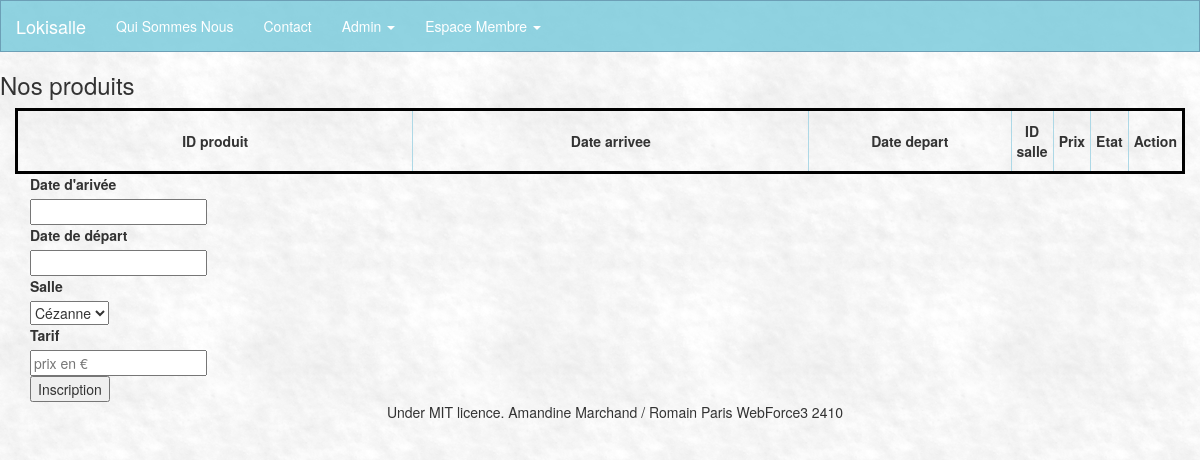
Page /admin/index.php?page=gestionProduit on the earlier database version.
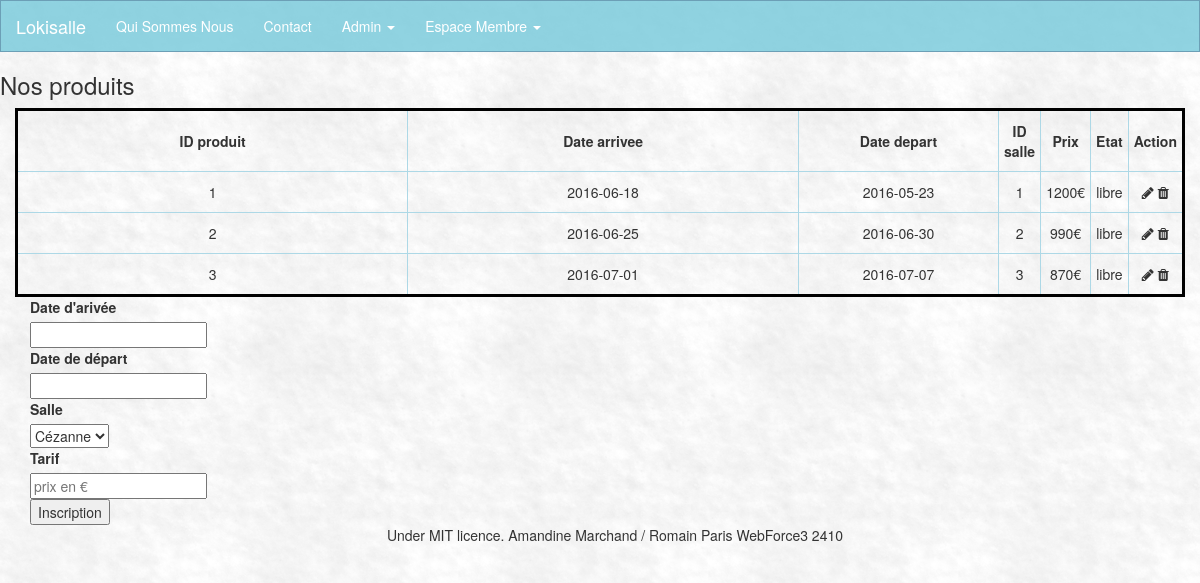
Same page on the later database version.
### tables this page shows
CREATE TABLE `produit` (
  `id_produit` int(3) NOT NULL,
  `id_salle` int(3) NOT NULL,
  `date_arrivee` date NOT NULL,
  `date_depart` date NOT NULL,
  `prix` int(3) NOT NULL,
  `etat` enum('libre','reservation','','') NOT NULL
);

### inc/functions.inc.php (the view, shortened to what this page needs)
<?php
function getProduits() {
	global $connexion;
	$sql="SELECT * FROM salle INNER JOIN produit ON salle.id_salle=produit.id_salle";
	$req = $connexion->prepare($sql);
	$data = array();
	$req->execute($data);
	while ($resultat = $req->fetch()) {
		echo "<tr>";
			echo "<td>".$resultat['id_produit']."</td>";
			echo "<td>".$resultat['date_arrivee']."</td>";
			echo "<td>".$resultat['date_depart']."</td>";
			echo "<td>".$resultat['id_salle']."</td>";
			echo "<td>".$resultat['prix']."€"."</td>";
			echo "<td>".$resultat['etat']."</td>";
			echo "<td><i class=\"fa fa-pencil\" aria-hidden=\"true\"></i> <i class=\"fa fa-trash\" aria-hidden=\"true\"></i></td>";
		echo "</tr>";
	}
}
function selectSalle() {
	global $connexion;
	$sql = "SELECT * FROM salle ORDER BY titre ASC";
	$req = $connexion->prepare($sql);
			try {
				$req->execute();
			}catch(Exception $e) {
				var_dump($e);
			}
			$html = "<select name='id' >";
			while($datas = $req->fetch()){
			$html .= "<option value='".$datas['id_salle']."'>".$datas['titre']." </option>";
			}
			$html .="</select>";
			echo $html;
}

Differences in the rows shown:
added produit: id_produit "1", date_arrivee "2016-06-18", date_depart "2016-05-23", id_salle "1", prix "1200", etat "libre"
added produit: id_produit "2", date_arrivee "2016-06-25", date_depart "2016-06-30", id_salle "2", prix "990", etat "libre"
added produit: id_produit "3", date_arrivee "2016-07-01", date_depart "2016-07-07", id_salle "3", prix "870", etat "libre"
